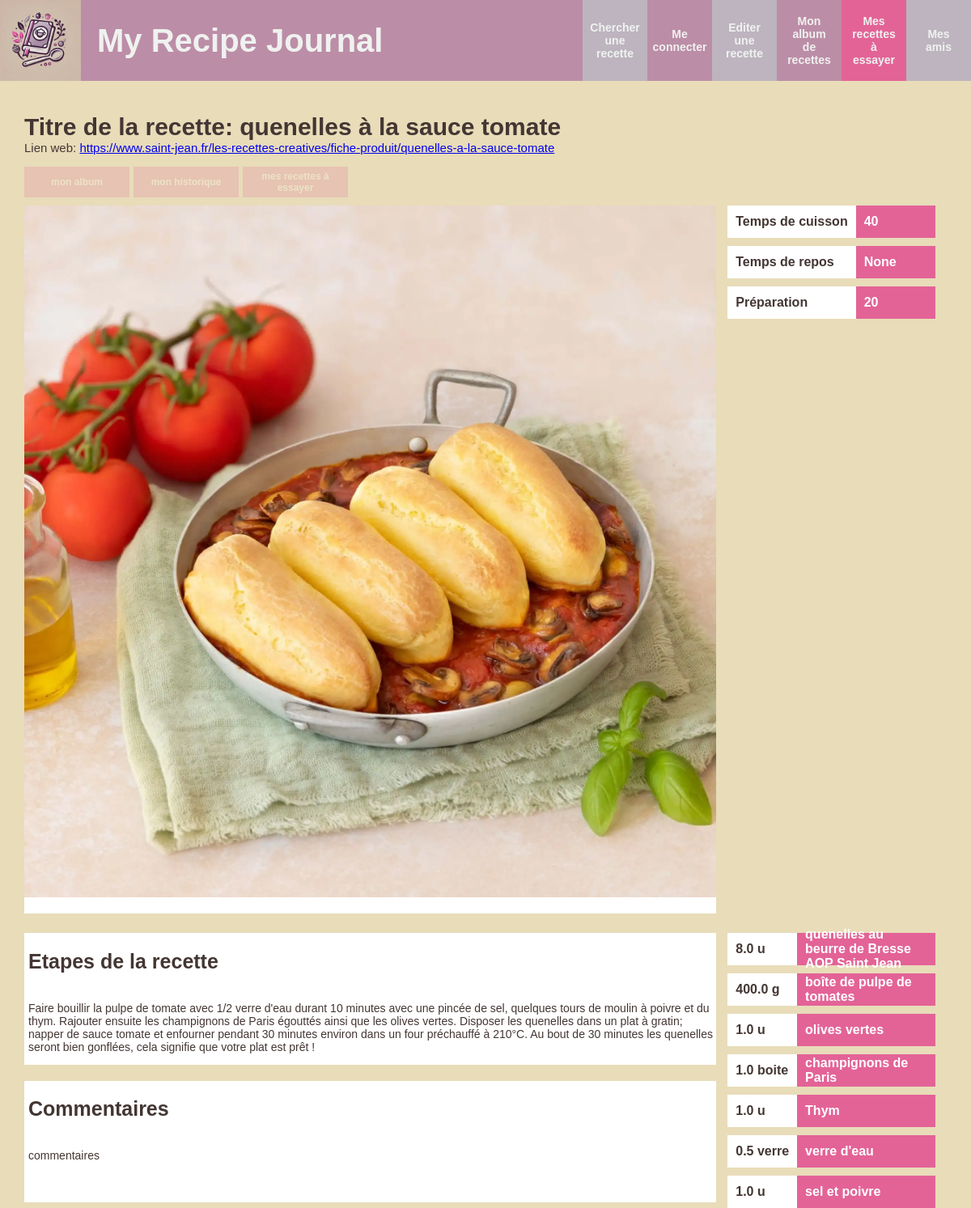
The app's page /show-recipe?recipeId=1 with its own data.
### recipe_journal/models.py (models this page shows, shortened)
class Recipe(models.Model):
    CATEGORY_CHOICES = [
        ("entrée", "entrée"),
        ("plat", "plat principal"),
        ("dessert", "dessert"),
    ]
    title = models.CharField(max_length=100)
    category = models.CharField(max_length=20, choices=CATEGORY_CHOICES)
    source = models.CharField(max_length=100, null=True, blank=True)
    url_link = models.CharField(max_length=100, null=True, blank=True)
    short_description = models.TextField(null=True, blank=True)
    content = models.TextField(null=True, blank=True)
    recipe_ingredient = models.ManyToManyField('RecipeIngredient', blank=True)
    cooking_time = models.IntegerField(null=True, blank=True)
    cooking_preparation = models.IntegerField(null=True, blank=True)
    resting_time = models.IntegerField(null=True, blank=True)
    tags = models.ManyToManyField('Tag', blank=True)
    edition_date = models.DateField(default=date.today)
    image = models.ImageField(upload_to="recipe_images/", null=True, blank=True)

class RecipeIngredient(models.Model):
    ingredient = models.ForeignKey('Ingredient', on_delete=models.CASCADE)
    quantity = models.FloatField()
    unit = models.CharField(max_length=30)

class Ingredient(models.Model):
    name = models.CharField(max_length=100)

### recipe_journal/views/web.py (the view)
# urls.py: path("show-recipe", show_recipe),
def show_recipe(request):
    logged_user = ut.get_logged_user(request)
    if request.method == "GET" and "recipeId" in request.GET:
        recipe_id = request.GET["recipeId"]
        result = Recipe.objects.filter(id = recipe_id)
        if len(result) == 1:
            recipe = Recipe.objects.get(id = recipe_id)
            context = {
                "logged_user": logged_user,
                "recipe": recipe,
                "MEDIA_URL": settings.MEDIA_URL,
            }
            return render(request, "show_recipe.html", context)
    return render(request, "welcome.html", {"logged_user": logged_user, })

### recipe_journal/utils/utils.py (called while the page is built)
def get_logged_user(request):
    if "logged_user_id" in request.session:
        logged_user_id = request.session["logged_user_id"]
        return Member.objects.get(id=logged_user_id)
    else:
        return None

### templates/show_recipe.html (shortened to what this page needs)
{% extends "base.html" %}
{% load static %}
{% block head %}
<link rel="stylesheet" type="text/css" href="{% static 'css/style_base.css' %}" />
<link rel="stylesheet" type="text/css" href="{% static 'css/style_show_recipe.css' %}" />
{% endblock %}
{% block bodyId %}recipePage{% endblock %}
{% block content %}
<div class="section-title">
    <h1>Titre de la recette: {{ recipe.title }}</h1>
    <p>Lien web: <a href={{ recipe.url_link }}>{{ recipe.url_link }}</a></p>
    <div id="collection-buttons" current-recipe-id="{{ recipe.id }}">
        <div class="dropdown"  model-name="RecipeAlbumEntry">
            <button class="collection-button" id="album-button" type="button">mon album</button>
        </div>
        <div class="dropdown" model-name="RecipeHistoryEntry">
            <button class="collection-button" id="history-button" type="button">mon historique</button>
        </div>
        <div class="dropdown" model-name="RecipeToTryEntry">
            <button class="collection-button" id="recipe-to-try-button" type="button">mes recettes à essayer</button>
        </div>
    </div>
</div>
<div id="recipe-overview">
    <div id="section-intro">
        <div class="img-placeholder"><img class="recipe-img" src="{{ MEDIA_URL }}{{ recipe.image }}" alt="{{ recipe.title }}"></div>
        <p id="recipe-description">{{ recipe.short_description }}</p>
    </div>
    <div class="side-bar">
        <dl>
            <dt>Temps de cuisson</dt>
            <dd>{{ recipe.cooking_time }}</dd>
            <dt>Temps de repos</dt>
            <dd>{{ recipe.resting_time }}</dd>
            <dt>Préparation</dt>
            <dd>{{ recipe.cooking_preparation }}</dd>
        </dl>
    </div>
</div>
<div id="recipe-content">
    <div id="main-content">
        <div class="text-placeholder">
            <h2>Etapes de la recette</h2>
            <p>{{ recipe.content }}</p>
        </div>
        <div class="text-placeholder">
            <h2>Commentaires</h2>
            <p>commentaires</p>
        </div>
    </div>
    <div class="side-bar">
        <dl>
        {% for recipe_ingredient in recipe.recipe_ingredient.all %}
            <dt>{{ recipe_ingredient.quantity }} {{ recipe_ingredient.unit }} </dt>
            <dd>{{ recipe_ingredient.ingredient.name }}</dd>
        {% endfor %}
        </dl>
    </div>
</div>
{% endblock %}

### static/css/style_base.css (style rules this page uses)
:root { --couleur-primaire: #BC8DA7; --couleur-secondaire: #BDB4BF; --couleur-tertiaire: #D9D9D9; --couleur-texte-secondaire: #EFF2EF; --couleur-texte-principale: #433633; --couleur-accent: #E36397; --couleur-fond: #E8DCB9; }
body { display: flex; flex-direction: column; justify-content: flex-start; align-items: center; color: var(--couleur-texte-principale); width: 100%; min-height: 100vh; margin: 0px; font-family: 'Arial', sans-serif; font-size: 14px; background-color: var(--couleur-fond); }
main h1 { font-size: 30px; }
main h2 { font-size: 25px; }
.dropdown { position: relative; display: flex; }
.section-title { text-align: center; margin: 20px 0px 40px 0px; }

### static/css/style_show_recipe.css (style rules this page uses)
#recipePage .section-title { display: flex; flex-direction: column; align-items: flex-start; width: 95%; box-sizing: border-box; margin-bottom: 0; text-align: left; }
#recipePage .section-title h1 { margin-bottom: 0; }
#recipePage .section-title p { margin-top: 0; font-size: 15px; }
#recipe-overview { display: flex; justify-content: flex-start; align-items: flex-start; width: 95%; }
#section-intro { display: flex; flex-direction: column; justify-content: flex-start; align-items: flex-start; width: 75%; box-sizing: border-box; }
.img-placeholder { display: flex; align-items: center; justify-content: center; width: 100%; min-height: 200px; background-color: var(--couleur-tertiaire); }
.recipe-img { width: 100%; height: auto; }
.side-bar { display: flex; flex-direction: column; justify-content: flex-start; align-items: center; box-sizing: border-box; width: 25%; }
#recipe-description { width: 100%; box-sizing: border-box; margin-top: 0; padding: 10px 5px; background-color: #FFFFFF; }
#recipe-content { display: flex; align-items: flex-start; justify-content: flex-start; box-sizing: border-box; width: 95%; padding-top: 10px; }
#main-content { display: flex; flex-direction: column; align-items: flex-start; justify-content: flex-start; width: 75%; gap: 20px; }
.text-placeholder { display: flex; flex-direction: column; align-items: flex-start; justify-content: flex-start; box-sizing: border-box; min-height: 150px; width: 100%; padding-left: 5px; background-color: #FFFFFF; }
dl { display: grid; grid-template-columns: auto 1fr; box-sizing: border-box; width: 90%; margin: 0; grid-row-gap: 10px; font-size: 16px; font-weight: bold; }
dd, dt { display: flex; align-items: center; justify-content: flex-start; box-sizing: border-box; padding: 10px; height: 40px; }
dt { background-color: #FFFFFF; }
dd { margin: 0; color: #FFFFFF; background-color: var(--couleur-accent); }
button { opacity: 0.2; border: none; padding: 5px 10px; width: 130px; background-color: var(--couleur-accent); color: #FFFFFF; font-size: 12px; font-weight: bold; transition: all 0.1s ease; cursor: pointer; }
#collection-buttons { display: flex; width: 100%; margin-bottom: 10px; gap: 5px; }

### records on screen
Recipe: title "quenelles à la sauce tomate", url_link "https://www.saint-jean.fr/les-recettes-creatives/fiche-produit/quenelles-a-la-sauce-tomate", image (picture), cooking_time "40", resting_time "None", cooking_preparation "20", content "Faire bouillir la pulpe de tomate avec 1/2 verre d'eau durant 10 minutes avec une pincée de sel, quelques tours de moulin à poivre et du thym. Rajouter ensuite les champignons de Paris égouttés ainsi que les olives vertes. Disposer les quenelles dans un plat à gratin; napper de sauce tomate et enfourner pendant 30 minutes environ dans un four préchauffé à 210°C. Au bout de 30 minutes les quenelles seront bien gonflées, cela signifie que votre plat est prêt !"
RecipeIngredient: quantity "8.0", unit "u", ingredient.name "quenelles au beurre de Bresse AOP Saint Jean"
RecipeIngredient: quantity "400.0", unit "g", ingredient.name "boîte de pulpe de tomates"
RecipeIngredient: quantity "1.0", unit "u", ingredient.name "olives vertes"
RecipeIngredient: quantity "1.0", unit "boite", ingredient.name "champignons de Paris"
RecipeIngredient: quantity "1.0", unit "u", ingredient.name "Thym"
RecipeIngredient: quantity "0.5", unit "verre", ingredient.name "verre d'eau"
RecipeIngredient: quantity "1.0", unit "u", ingredient.name "sel et poivre"
